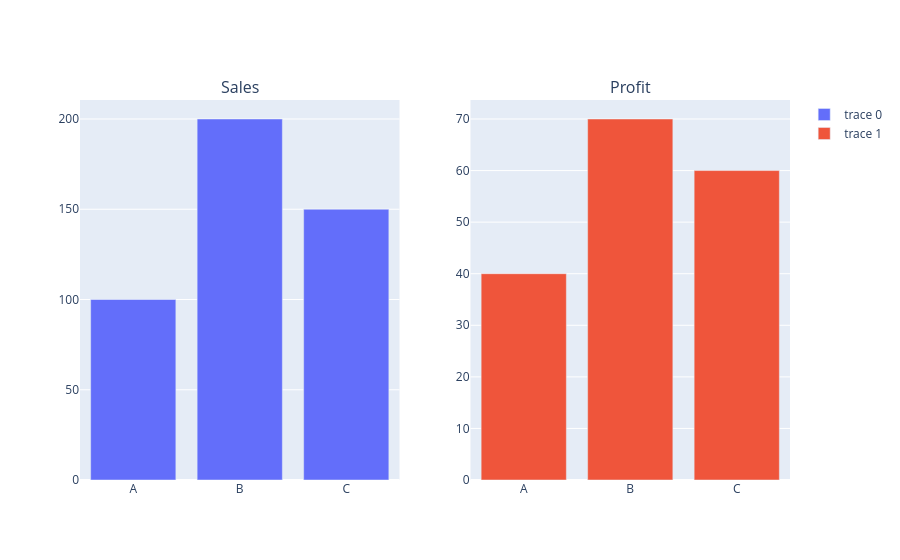

This figure's notebook cell:
### Markdown cell above
**Code Cell 4
Subplots**

### Code cell
# Use: Dashboard me multiple charts ek screen par.

from plotly.subplots import make_subplots
import plotly.graph_objects as go

fig = make_subplots(

    rows=1,

    cols=2,

    subplot_titles=("Sales", "Profit")

)

fig.add_trace(

    go.Bar(

        x=["A","B","C"],

        y=[100,200,150]

    ),

    row=1,

    col=1

)

fig.add_trace(

    go.Bar(

        x=["A","B","C"],

        y=[40,70,60]

    ),

    row=1,

    col=2

)

fig.show()

### Figure 1 — Plotly figure (JSON) as saved in the notebook; plotly's stock layout.template omitted (floating-point values rounded to 4 significant figures)
{"data": [{"type": "bar", "x": ["A", "B", "C"], "xaxis": "x", "y": [100, 200, 150], "yaxis": "y"}, {"type": "bar", "x": ["A", "B", "C"], "xaxis": "x2", "y": [40, 70, 60], "yaxis": "y2"}], "layout": {"annotations": [{"font": {"size": 16}, "showarrow": false, "text": "Sales", "x": 0.225, "xanchor": "center", "xref": "paper", "y": 1, "yanchor": "bottom", "yref": "paper"}, {"font": {"size": 16}, "showarrow": false, "text": "Profit", "x": 0.775, "xanchor": "center", "xref": "paper", "y": 1, "yanchor": "bottom", "yref": "paper"}], "xaxis": {"anchor": "y", "domain": [0, 0.45]}, "xaxis2": {"anchor": "y2", "domain": [0.55, 1]}, "yaxis": {"anchor": "x", "domain": [0, 1]}, "yaxis2": {"anchor": "x2", "domain": [0, 1]}}}
